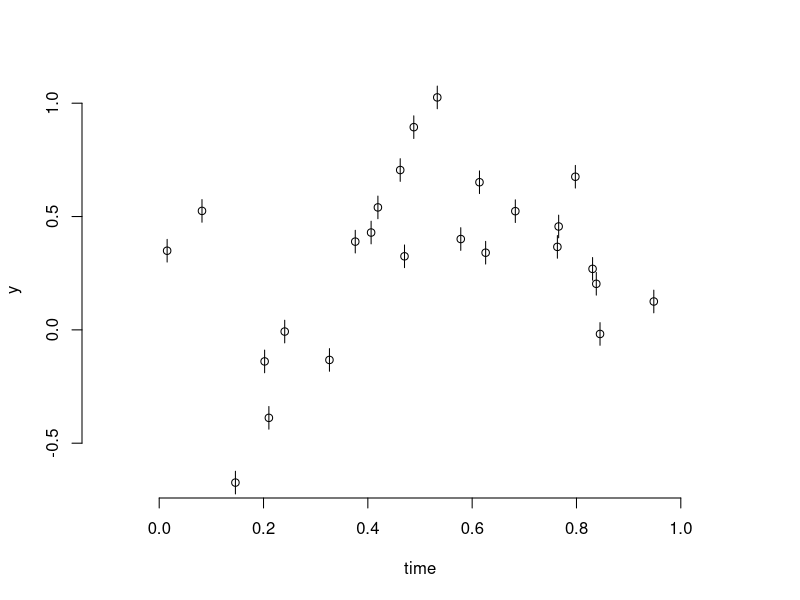

Generate this figure with R: (Note: this script raises an error after producing the figure.)
# define covariance function
acv <- function(theta, tau) {
  A <- abs(theta[1])
  l <- abs(theta[2])
  acov <- A * exp(-(tau / l))
  return(acov)
}

# --------------------------------------
#set.seed(733765)

# define vector of times for observations
n <- 25
t <- runif(n, min = 0, max = 1)
# sort into order
t <- sort(t)

theta <- c(1.0, 0.2)
mu <- array(0, dim = n) # set all means to zero
tau <- outer(t, t, "-") # compute t_j - t_i
tau <- abs(tau) # compute |t_j - t_i|
S <- acv(theta, tau) # acf(tau)
diag(S) <- diag(S) + 0.001

# --------------------------------------
# produce Gaussian vector
y <- mvtnorm::rmvnorm(1, mean = mu, sigma = S, method = "chol")
y <- as.vector(y)
# now add measurement errors
dy <- rep(0.05, n)
y <- y + rnorm(n, mean = 0, sd = dy)
# plot the observations
plot(t, y, bty = "n", xlab = "time", ylab = "y", xlim = c(-0.1, 1.1))
# plot error bars
segments(t, y-dy, t, y+dy)

# --------------------------------------
# now try reconstructing 
col.b <- rgb(173, 216, 230, 100, maxColorValue = 255)

dat <- data.frame(t = t, y = y, dy = dy)
t.star <- seq(-1, 2.2, length = 400)

# theta[1] = mu (mean)
# theta[2] = nu (error scale factor)
# theta[3:p] = parameters of ACV
theta <- c(0.0, 1.0, 1.0, 0.2)

# no 'predict' the underlying GP y(t) at times t.star
gp <- predict.gp(theta, dat, t.star)

# plot the 'snake of mean +/- sd
plot.snake(gp, add = TRUE)

# add the data points
points(t, y)

# add the error bars
segments(t, y-dy, t, y+dy)

# --------------------------------------
# add some simulations
# sim.gp(theta, dat, t.star = t.star, N.sim = 5, plot = TRUE)

# --------------------------------------
# compute likelihood
#l <- loglike(theta, dat = dat)

theta <- c(0, 1.0, 1.0, 0.3)
result <- fit.gp(theta, dat = dat, method = "Nelder-Mead", maxit = 1000, chatter=1)

result$par[2:4] <- abs(result$par[2:4]) 

gp <- predict.gp(result$par, dat, t.star)
plot.snake(gp, add = TRUE, col.line = "blue", col.snake = col.b)

